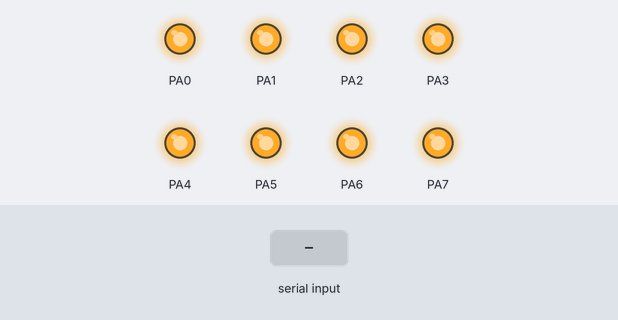
Simulated run of this program. Board: ATmega128, built with avr-gcc and emulated at 16 MHz. Shown: output pins drawn as LEDs (lit = HIGH). The inputs (shaded band) are chosen by the test bench. What the program prints to the serial monitor is not drawn.

Above: at 1.2 s.
1.3 s: "8" received over Serial
At 3.2 s:
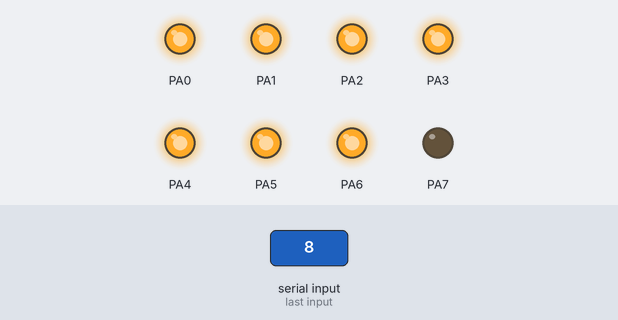
4.3 s: "0" received over Serial
At 5.0 s:
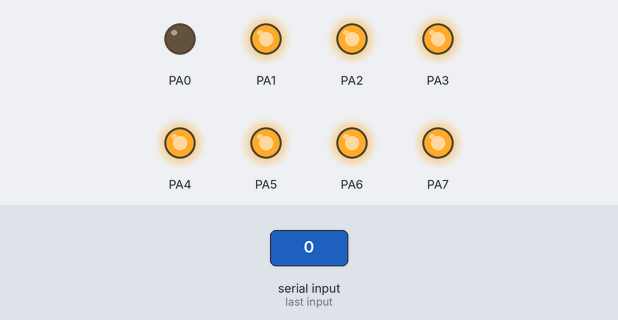
5.8 s: "1" received over Serial
At 6.1 s:
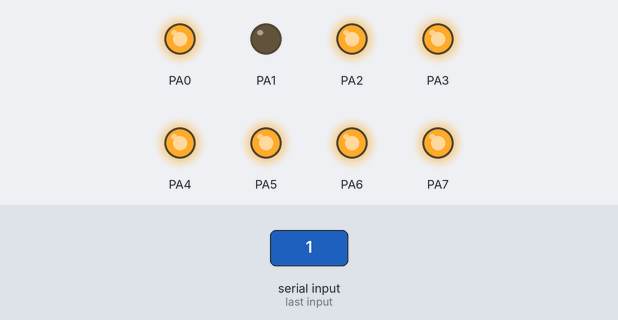
7.3 s: "2" received over Serial
At 8.5 s:
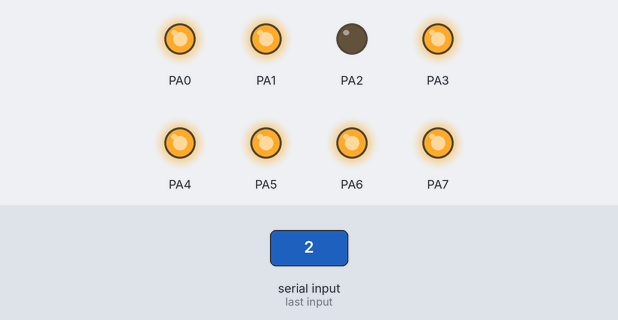
Timing chart, 0 to 9.8 s (numbered marks = the images above; inputs shaded):
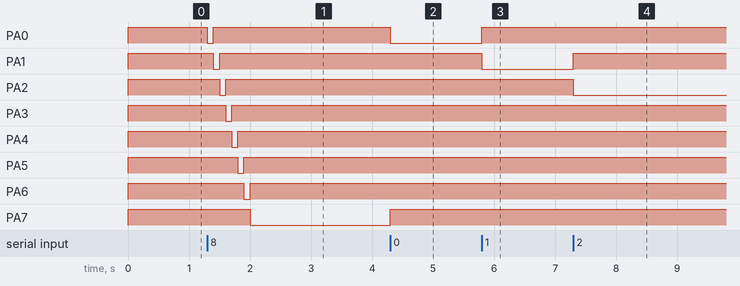

The program:

main.c
```c
/*
 * Day3_Task02.c
 *
 * Created: 2026-07-30 오후 8:09:32
 * Author : dhcho
 */

#define  F_CPU 16000000
#include <avr/io.h>
#include <avr/interrupt.h>
#include <util/delay.h>

unsigned char Uart_Getch(void);
void Uart_Putch(char *PutData);
void led_print(char data);
void left_led(void);
void right_led(void);
int main(void)
{	DDRA=0xFF;
	UBRR0L =16;
	UBRR0H = 0;
	UCSR0A = 0x20;
	UCSR0B = 0x18;
	UCSR0C =0x06;

	DDRE =0x02;

	SREG =0x80;

	PORTA=0xFF;

	/* Replace with your application code */
	while (1)
	{
		char recvData =Uart_Getch();
		led_print(recvData);

	}
}
//문자 가지고 오기
unsigned char Uart_Getch(void){
	while(!(UCSR0A&(1<<RXC0)));
	return UDR0;
}
//문자열 통신하기
void Uart_Putch(char *PutData){
	while(*PutData!='\0'){
		while (!(UCSR0A&(1<<UDRE0)));
		UDR0=*PutData;
		PutData++;
	}

}
//led 출력 함수
void led_print(char data){
	switch (data){
		case '0':
		PORTA=0xFE;
		Uart_Putch("0LED on ");
		break;
		case '1':
		PORTA=0b11111101;
		Uart_Putch("1LED on ");
		break;
		case '2':
		PORTA=0b11111011;
		Uart_Putch("2LED on ");
		break;
		case '3':
		PORTA=0b11110111;
		Uart_Putch("3LED on ");
		break;
		case '4':
		PORTA=0b11101111;
		Uart_Putch("4LED on ");
		break;
		case '5':
		PORTA=0b11011111;
		Uart_Putch("5LED on ");
		break;
		case '6':
		PORTA=0b10111111;
		Uart_Putch("6LED on ");
		break;
		case '7':
		PORTA=0b01111111;
		Uart_Putch("7LED on ");
		break;
		case '8':
		Uart_Putch("LEFT ");
		left_led();
		break;
		case '9':
		Uart_Putch("RIGHT ");
		right_led();
		break;
		default:
		Uart_Putch("ERROR NUM ");
		break;

	}
}
void left_led(){
	uint8_t temp;
	for (temp=0x01;temp!=0b10000000;temp=temp<<1){
		PORTA=~temp;
		_delay_ms(100);
	}
	PORTA=~temp;
	_delay_ms(100);
}
void right_led(){
	uint8_t temp;
	for (temp=0b10000000;temp!=0b00000001;temp=temp>>1){
		PORTA=~temp;
		_delay_ms(100);
	}
	PORTA=~temp;
	_delay_ms(100);
}
```

Measured:
- after the input at 1.3 s, PA0: HIGH → LOW at once, → HIGH 0.10 s later; PA1: HIGH → LOW after 0.10 s, → HIGH 0.10 s later; PA2: HIGH → LOW after 0.20 s, → HIGH 0.10 s later; PA3: HIGH → LOW after 0.30 s, → HIGH 0.10 s later; PA4: HIGH → LOW after 0.40 s, → HIGH 0.10 s later
- after the input at 4.3 s, PA0: HIGH → LOW at once; PA7: LOW → HIGH at once
- after the input at 5.8 s, PA0: LOW → HIGH at once; PA1: HIGH → LOW at once
- after the input at 7.3 s, PA1: LOW → HIGH at once; PA2: HIGH → LOW at once
